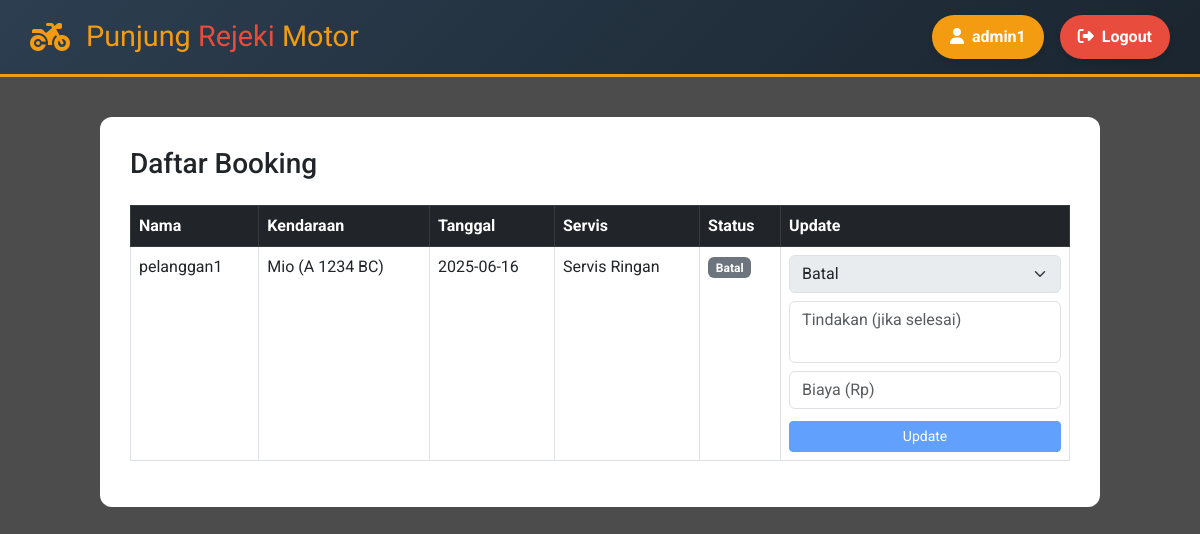
Screenshot of /admin/booking_list.php (signed in) with the database file from the repository.
### tables this page shows
CREATE TABLE `bookings` (
  `id_booking` int NOT NULL,
  `id_user` int NOT NULL,
  `jenis_kendaraan_booking` varchar(100) NOT NULL,
  `tipe_kendaraan_booking` varchar(100) NOT NULL,
  `nopol_booking` varchar(20) NOT NULL,
  `tahun_booking` year NOT NULL,
  `jenis_servis_booking` varchar(100) NOT NULL,
  `keluhan_booking` text,
  `tanggal_booking` date NOT NULL,
  `waktu_booking` varchar(20) NOT NULL,
  `status_booking` varchar(50) DEFAULT 'Menunggu Konfirmasi',
  `created_at` timestamp NULL DEFAULT CURRENT_TIMESTAMP
);

CREATE TABLE `users` (
  `id_user` int NOT NULL,
  `nama_user` varchar(100) DEFAULT NULL,
  `email_user` varchar(100) DEFAULT NULL,
  `password_user` varchar(255) DEFAULT NULL,
  `role_user` enum('pelanggan','admin') DEFAULT 'pelanggan'
);

### admin/booking_list.php (the view, shortened to what this page needs)
<?php
require '../includes/db.php';
$nama_user = $_SESSION['nama_user'];
$result = mysqli_query($conn, "SELECT b.*, u.nama_user FROM bookings b JOIN users u ON b.id_user = u.id_user");
?>
<!DOCTYPE html>
<html lang="id">
<head>
    <link href="https://cdn.jsdelivr.net/npm/bootstrap@5.3.0/dist/css/bootstrap.min.css" rel="stylesheet">
    <link rel="stylesheet" href="https://cdnjs.cloudflare.com/ajax/libs/font-awesome/6.4.0/css/all.min.css">
</head>
<body>
<div class="topbar d-flex justify-content-between align-items-center">
    <div class="d-flex align-items-center">
        <i class="fas fa-motorcycle me-3" style="font-size: 2rem; color: var(--primary);"></i>
        <a href="admin_dashboard.php" class="logo mb-0 text-decoration-none">Punjung <span>Rejeki</span> Motor</a>
    </div>
    <div class="auth-buttons d-flex gap-3">
        <a ><i class="fas fa-user me-2"></i><?= htmlspecialchars($nama_user) ?></a>
        <a href="../../auth/logout.php" style="background-color: var(--secondary); color: white;"><i class="fas fa-sign-out-alt me-2"></i>Logout</a>
    </div>
</div>
<div class="container container-custom">
    <h3 class="mb-4">Daftar Booking</h3>
    <table class="table table-bordered">
        <thead class="table-dark">
            <tr>
                <th>Nama</th>
                <th>Kendaraan</th>
                <th>Tanggal</th>
                <th>Servis</th>
                <th>Status</th>
                <th>Update</th>
            </tr>
        </thead>
        <tbody>
            <?php while ($row = mysqli_fetch_assoc($result)): ?>
            <tr>
                <td><?= htmlspecialchars($row['nama_user']) ?></td>
                <td><?= htmlspecialchars($row['tipe_kendaraan_booking']) ?> (<?= htmlspecialchars($row['nopol_booking']) ?>)</td>
                <td><?= $row['tanggal_booking'] ?></td>
                <td><?= $row['jenis_servis_booking'] ?></td>
                <td><span class="badge bg-secondary"><?= $row['status_booking'] ?></span></td>
                <td>
                    <?php
                    $disabled = ($row['status_booking'] === 'Batal' || $row['status_booking'] === 'Selesai');
                    ?>
                    <form method="POST" class="form-inline" <?= $disabled ? 'onsubmit="return false;"' : '' ?>>
                        <select name="status_booking" class="form-select" <?= $disabled ? 'disabled' : '' ?> required>
                            <?php
                            $current = $row['status_booking'];
                            if ($current === 'Menunggu Konfirmasi') {
                                echo '<option value="Menunggu Konfirmasi" selected>Menunggu Konfirmasi</option>';
                                echo '<option value="Dikonfirmasi">Dikonfirmasi</option>';
                                echo '<option value="Batal">Batal</option>';
                                echo '<option value="Selesai">Selesai</option>';
                            } elseif ($current === 'Dikonfirmasi') {
                                echo '<option value="Dikonfirmasi" selected>Dikonfirmasi</option>';
                                echo '<option value="Batal">Batal</option>';
                                echo '<option value="Selesai">Selesai</option>';
                            } else {
                                echo "<option selected>$current</option>";
                            }
                            ?>
                        </select>
                        <textarea name="tindakan" class="form-control" placeholder="Tindakan (jika selesai)" <?= $disabled ? 'readonly' : '' ?>></textarea>
                        <input type="number" name="biaya" class="form-control" placeholder="Biaya (Rp)" <?= $disabled ? 'readonly' : '' ?>>
                        <button type="submit" name="update_status" class="btn btn-primary btn-sm mt-1" <?= $disabled ? 'disabled' : '' ?>>Update</button>
                    </form>
                </td>
            </tr>
            <?php endwhile; ?>
        </tbody>
    </table>
</div>
</body>
</html>

### admin/booking_list.php (style rules this page uses)
:root { --primary: #f39c12; --secondary: #e74c3c; --dark: #2c3e50; }
body { font-family: 'Roboto', sans-serif; background-image: url('https://images.unsplash.com/photo-1601758003122-53c40e686a19'); background-size: cover; background-attachment: fixed; position: relative; }
body::before { content: ''; position: absolute; top: 0; left: 0; width: 100%; height: 200%; background-color: rgba(0, 0, 0, 0.7); z-index: -1; }
.topbar { background: linear-gradient(135deg, var(--dark), #1a252f); color: white; padding: 15px 30px; border-bottom: 3px solid var(--primary); }
.logo { font-family: 'Bungee', cursive; font-size: 1.8rem; color: var(--primary); }
.logo span { color: var(--secondary); }
.topbar .auth-buttons a { color: white; background: var(--primary); padding: 8px 16px; text-decoration: none; border-radius: 30px; font-weight: bold; transition: all 0.3s ease; border: 2px solid transparent; box-shadow: 0 4px 6px rgba(0,0,0,0.1); }
.container-custom { max-width: 1000px; margin: 40px auto; background: white; padding: 30px; border-radius: 12px; }
.form-inline { display: flex; flex-direction: column; gap: 8px; }
textarea { resize: none; }

### rows the page displays
bookings: id_user.nama_user "pelanggan1", tipe_kendaraan_booking "Mio", nopol_booking "A 1234 BC", tanggal_booking "2025-06-16", jenis_servis_booking "Servis Ringan", status_booking "Batal"

### other values shown
$nama_user "admin1"
